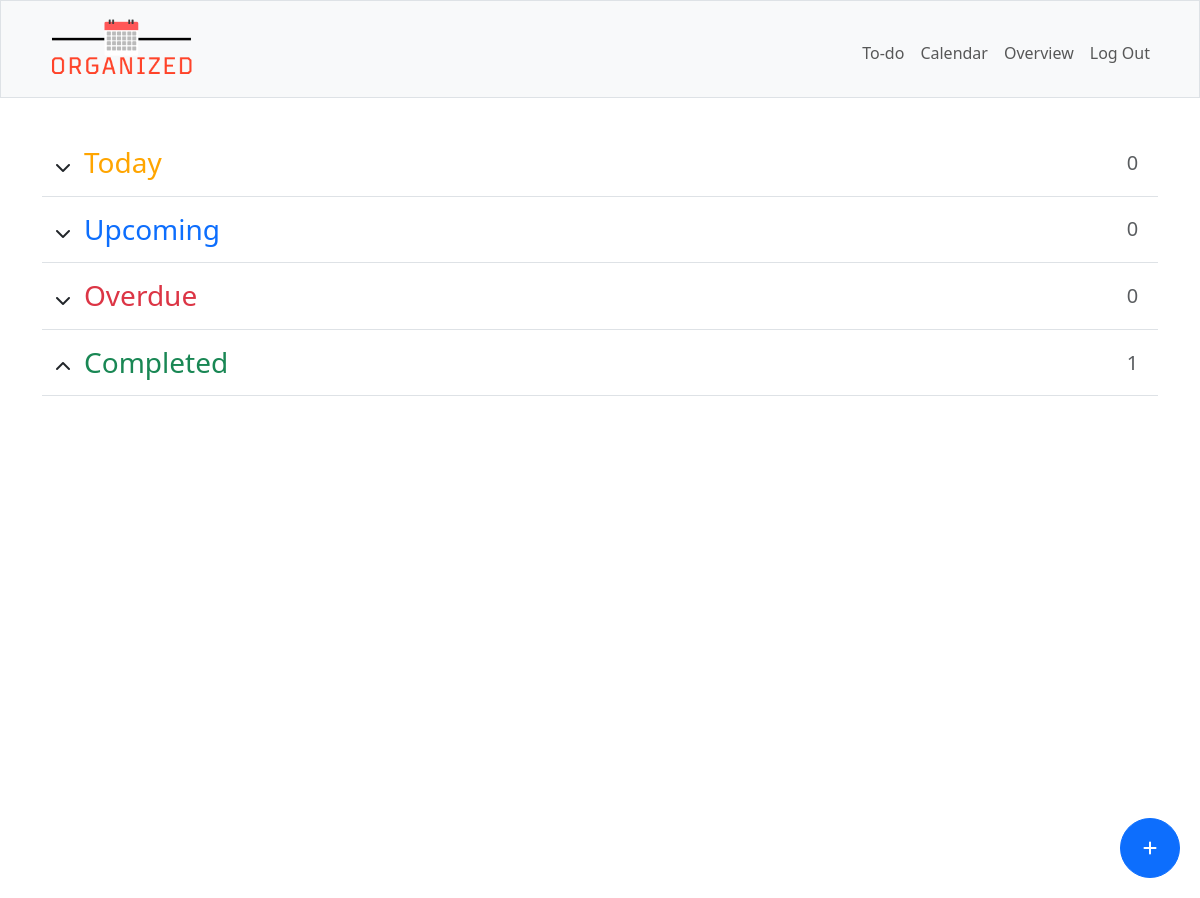
Before: / (signed in) with the older database file.
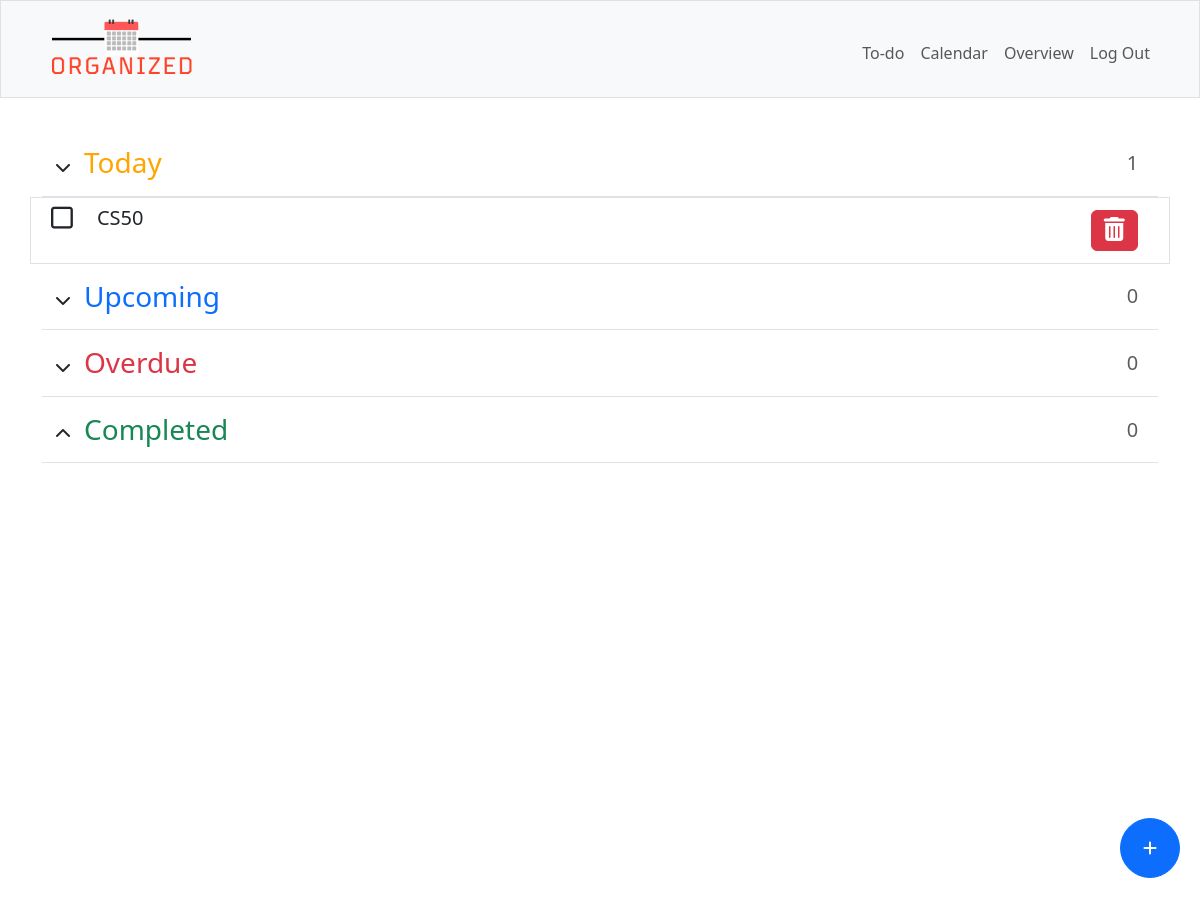
After: the same page with the newer database file.
### tables this page shows
CREATE TABLE todo (
    id INTEGER PRIMARY KEY AUTOINCREMENT NOT NULL,
    user_id INTEGER NOT NULL,
    title TEXT NOT NULL,
    [description] TEXT,
    "due_date" DATE,
    "due_time" TIME,
    [class] TEXT,
    FOREIGN KEY(user_id) REFERENCES users(id)
);

### app.py (the view)
@app.route("/", methods=["GET", "POST"])
@login_required
def index():
    if request.method == "POST":
        if request.headers.get("X-Requested-With") == "XMLHttpRequest":
            items = db.execute("SELECT * FROM todo WHERE user_id = ? AND class != 'Completed'",
                               session["user_id"])
            for item in items:
                todo_class = checkDue(item["due_date"], item["due_time"])
                if item["class"] != todo_class:
                    db.execute("UPDATE todo SET class = ? WHERE user_id = ? AND id = ?",
                               todo_class, session["user_id"], item['id'])
            return jsonify(success=True)  # Return a JSON response indicating success
        if request.form.get("btn-identifier") == "addBtn":
            title = request.form.get("title")
            description = request.form.get("description")
            date = request.form.get("date")
            time = request.form.get("time")
            if date or time:
                if date and time:
                    todo_class = checkDue(date, time)
                    db.execute("INSERT INTO todo (user_id, title, description, due_date, due_time, class) VALUES (?, ?, ?, ?, ?, ?)",
                               session["user_id"], title, description, date, time, todo_class)
                if date and not time:
                    time = "23:59:59"
                    todo_class = checkDue(date, time)
                    db.execute("INSERT INTO todo (user_id, title, description, due_date, due_time, class) VALUES (?, ?, ?, ?, ?, ?)",
                               session["user_id"], title, description, date, time, todo_class)
                if time and not date:
                    db.execute("INSERT INTO todo (user_id, title, description, due_date, due_time, class) VALUES (?, ?, ?, ?, ?, 'Today')",
                               session["user_id"], title, description, current_date, time)
            else:
                db.execute("INSERT INTO todo (user_id, title, description, due_date, due_time, class) VALUES (?, ?, ?, ?, ?, 'Today')",
                           session["user_id"], title, description, date, time)
        if request.form.get("btn-identifier") == "deleteBtn":
            id = request.form.get("todo-id")
            item = db.execute("SELECT id FROM todo WHERE user_id = ? AND id = ?",
                              session["user_id"], id)
            db.execute("DELETE FROM todo WHERE id = ?", item[0]["id"])
        if request.form.get("btn-identifier") == "checkbox":
            id = request.form.get("todo-id")
            item = db.execute("SELECT * FROM todo WHERE user_id = ? AND id = ?",
                              session["user_id"], id)
            if item[0]["due_date"] or item[0]["due_time"]:
                if item[0]["class"] == "Completed":
                    todo_class = checkDue(item[0]["due_date"], item[0]["due_time"])
                    db.execute("UPDATE todo SET class = ? WHERE user_id = ? AND id = ?",
                               todo_class, session["user_id"], id)
                else:
                    db.execute("UPDATE todo SET class = 'Completed' WHERE user_id = ? AND id = ?",
                               session["user_id"], id)
            else:
                if item[0]['class'] == "Completed":
                    db.execute("UPDATE todo SET class = 'Today' WHERE user_id = ? AND id = ?",
                               session["user_id"], id)
                else:
                    db.execute("UPDATE todo SET class = 'Completed' WHERE user_id = ? AND id = ?",
                               session["user_id"], id)
        return redirect("/")
    else:
        items = db.execute("SELECT * FROM todo WHERE user_id = ? AND class != 'Completed'",
                           session["user_id"])
        for item in items:
            todo_class = checkDue(item["due_date"], item["due_time"])
            if item["class"] != todo_class:
                db.execute("UPDATE todo SET class = ? WHERE user_id = ? AND id = ?",
                           todo_class, session["user_id"], item["id"])
        todo = db.execute("""SELECT *,
                                (SELECT COUNT(*) FROM todo WHERE user_id = ? AND class = 'Overdue') AS overdue_count,
                                (SELECT COUNT(*) FROM todo WHERE user_id = ? AND class = 'Today') AS today_count,
                                (SELECT COUNT(*) FROM todo WHERE user_id = ? AND class = 'Upcoming') AS upcoming_count,
                                (SELECT COUNT(*) FROM todo WHERE user_id = ? AND class = 'Completed') AS completed_count
                             FROM todo WHERE user_id = ? ORDER BY due_date, due_time""",
                          session["user_id"], session["user_id"], session["user_id"], session["user_id"], session["user_id"])
        if todo:
            upcoming_count = todo[0]["upcoming_count"]
            today_count = todo[0]["today_count"]
            overdue_count = todo[0]["overdue_count"]
            completed_count = todo[0]["completed_count"]
        else:
            upcoming_count = 0
            today_count = 0
            overdue_count = 0
            completed_count = 0
        return render_template("index.html", todo=todo, today_count=today_count, upcoming_count=upcoming_count, overdue_count=overdue_count, completed_count=completed_count)

### app.py (called while the page is built)
@app.after_request
def after_request(response):
    response.headers["Cache-Control"] = "no-cache, no-store, must-revalidate"
    response.headers["Expires"] = 0
    response.headers["Pragma"] = "no-cache"
    return response

### helpers.py (called while the page is built)
def login_required(f):
    @wraps(f)
    def decorated_function(*args, **kwargs):
        if session.get("user_id") is None:
            return redirect("/login")
        return f(*args, **kwargs)
    return decorated_function

def checkDue(todo_date, todo_time):
    current_dt = datetime.now()
    current_date = current_dt.date()
    current_time = current_dt.time()
    if todo_date:
        due_dt_str = todo_date + ' ' + todo_time
        due_dt = datetime.strptime(due_dt_str, '%Y-%m-%d %H:%M:%S')
        due_date = datetime.strptime(todo_date, '%Y-%m-%d').date()
        if current_dt > due_dt:
            return "Overdue"
        else:
            if current_date == due_date:
                return "Today"
            else:
                return "Upcoming"
    elif todo_time:
        due_time = datetime.strptime(todo_time, '%H:%M:%S').time()
        if current_time > due_time:
            return "Overdue"
        else:
            return "Today"
    else:
        return "Today"

### templates/index.html (shortened to what this page needs)
{% extends "layout.html" %}
{% block main %}
   <div class="d-flex flex-column w-100 text-start">
        <button type="button" class="btn btn-primary fixedButton roundedFixedBtn" data-bs-toggle="modal" data-bs-target="#addTaskModal">
            <i class="fa-solid fa-plus"></i>
        </button>
        <div class="d-flex pb-2 mb-0 border-bottom">
            <button class="btn btnCollapse" type="button" data-bs-toggle="collapse" data-bs-target="#collapseToday" aria-expanded="false" aria-controls="collapseToday">
                <i class="fa-solid fa-chevron-down"></i>
            </button>
            <h3 class="col-sm-11" id="today-section">Today</h3>
            <p class="col text-muted text-center align-self-center fs-5 mb-0 pb-2">{{ today_count }}</p>
        </div>
        <ul class="collapse show" id="collapseToday">
            {% for row in todo if row["class"] == "Today" %}
            <li>
                <div class="row border p-2 item">
                    <form action="/" method="POST" class="col-1 box">
                        <button type="submit" class="btn iconBtn align-self-center" name="btn-identifier" value="checkbox">
                            <i class="fa-regular fa-square checkbox tick" id="{{ row['id'] }}"></i>
                        </button>
                    </form>
                    <div class="col-9 todo-item">
                        <h5 class="mb-1">{{ row["title"] }}</h5>
                    </div>
                    <form action="/" method="POST" class="col-1 align-self-center d-flex justify-content-center ms-auto">
                        <button class="btn btn-danger" name="btn-identifier" value="deleteBtn" onclick="return confirm('Are you sure you want to delete this item?');"><i class="fa fa-trash"></i></button>
                    </form>
                </div>
            </li>
            {% endfor %}
        </ul>
        <div class="d-flex pb-2 mb-0 border-bottom">
            <button class="btn btnCollapse" type="button" data-bs-toggle="collapse" data-bs-target="#collapseUpcoming" aria-expanded="false" aria-controls="collapseUpcoming">
                <i class="fa-solid fa-chevron-down"></i>
            </button>
            <h3 class="col-sm-11 text-primary" id="upcoming-section">Upcoming</h3>
            <p class="col text-muted text-center align-self-center fs-5 mb-0 pb-2">{{ upcoming_count }}</p>
        </div>
        <div class="d-flex pb-2 mb-0 border-bottom">
            <button class="btn btnCollapse" type="button" data-bs-toggle="collapse" data-bs-target="#collapseOverdue" aria-expanded="false" aria-controls="collapseOverdue">
                <i class="fa-solid fa-chevron-down"></i>
            </button>
            <h3 class="col-sm-11 text-danger" id="overdue-section">Overdue</h3>
            <p class="col text-muted text-center align-self-center fs-5 mb-0 pb-2">{{ overdue_count }}</p>
        </div>
        <div class="d-flex pb-2 mb-0 border-bottom">
            <button class="btn btnCollapse" type="button" data-bs-toggle="collapse" data-bs-target="#collapseCompleted" aria-expanded="false" aria-controls="collapseCompleted">
                <i class="fa-solid fa-chevron-up"></i>
            </button>
            <h3 class="col-sm-11 text-success" id="completed-section">Completed</h3>
            <p class="col text-muted text-center align-self-center fs-5 mb-0 pb-2">{{ completed_count }}</p>
        </div>
   </div>
{% endblock %}

### templates/layout.html (shortened to what this page needs)
<!DOCTYPE html>
<html lang="en">
    <head>
        <link href="https://cdn.jsdelivr.net/npm/bootstrap@5.3.0-alpha3/dist/css/bootstrap.min.css" rel="stylesheet">
        <link href="/static/styles.css" rel="stylesheet">
    </head>
    <body>
        <nav class="bg-light border navbar navbar-expand-md navbar-light">
            <div class="container">
                <a class="navbar-brand" href="/"><img src="/static/images/organized-logo.png" alt="Logo" id="logo" height="70"></a>
                <div class="collapse navbar-collapse" id="navbar">
                    {% if session["user_id"] %}
                        <ul class="navbar-nav ms-auto mt-2">
                            <li class="nav-item"><a class="nav-link" href="/">To-do</a></li>
                            <li class="nav-item"><a class="nav-link" href="/calendar">Calendar</a></li>
                            <li class="nav-item"><a class="nav-link" href="/overview">Overview</a></li>
                            <li class="nav-item"><a class="nav-link" href="/logout">Log Out</a></li>
                        </ul>
                    {% else %}
                        <ul class="navbar-nav ms-auto mt-2">
                            <li class="nav-item"><a class="nav-link" href="/login">Log In</a></li>
                            <li class="nav-item"><a class="nav-link" href="/signup">Sign up</a></li>
                        </ul>
                    {% endif %}
                </div>
            </div>
        </nav>
        <main class="min-vh-100">
            <div class="container py-5 text-center">
                {% block main %}{% endblock %}
             </div>
        </main>
    </body>
</html>

### static/styles.css (style rules this page uses)
#today-section { color: orange; }
.fa-trash { font-size: 24px; }
a { text-decoration: none; }
ul, li { list-style: none; padding: 0; }
.fixedButton { position: fixed; bottom: 20px; right: 20px; }
.roundedFixedBtn { height: 60px; width: 60px; border-radius: 50%; color: white; text-align: center; cursor: pointer; }
.checkbox { display: flex; width: auto; height: auto; font-size: 25px; text-align: center; align-items: center; cursor: pointer; }
.box { display: inline-flex; width: auto; height: auto; padding-bottom: 1.5rem!important; justify-content: center; }
.iconBtn { padding: 0; background: none; border: none; width: fit-content; height: fit-content; }
form.box button { box-shadow: none!important; outline: none!important; }

Changed rows visible on the page:
now on this page (row edited): todo: title "CS50"
Other visible differences:
{{ today_count }}: "0" → "1"
{{ completed_count }}: "1" → "0"
